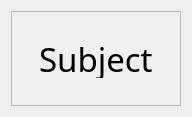
                <widget class="QWidget" name="scrollAreaWidgetContents_8">
                 <property name="geometry">
                  <rect>
                   <x>0</x>
                   <y>0</y>
                   <width>150</width>
                   <height>113</height>
                  </rect>
                 </property>
                 <layout class="QVBoxLayout" name="verticalLayout_31">
                  <item>
                   <widget class="QFrame" name="Box_5">
                    <property name="sizePolicy">
                     <sizepolicy hsizetype="Preferred" vsizetype="Preferred">
                      <horstretch>0</horstretch>
                      <verstretch>0</verstretch>
                     </sizepolicy>
                    </property>
                    <property name="frameShape">
                     <enum>QFrame::StyledPanel</enum>
                    </property>
                    <property name="frameShadow">
                     <enum>QFrame::Raised</enum>
                    </property>
                    <layout class="QVBoxLayout" name="verticalLayout_29">
                     <item alignment="Qt::AlignTop">
                      <widget class="QWidget" name="sub_list_2" native="true">
                       <property name="maximumSize">
                        <size>
                         <width>16777215</width>
                         <height>75</height>
                        </size>
                       </property>
                       <layout class="QVBoxLayout" name="verticalLayout_30">
                        <item>
                         <widget class="QWidget" name="Sub1_5" native="true">
                          <property name="sizePolicy">
                           <sizepolicy hsizetype="Preferred" vsizetype="Preferred">
                            <horstretch>0</horstretch>
                            <verstretch>0</verstretch>
                           </sizepolicy>
                          </property>
                          <property name="minimumSize">
                           <size>
                            <width>0</width>
                            <height>0</height>
                           </size>
                          </property>
                          <property name="maximumSize">
                           <size>
                            <width>16777215</width>
                            <height>85</height>
                           </size>
                          </property>
                          <property name="styleSheet">
                           <string notr="true"/>
                          </property>
                          <layout class="QHBoxLayout" name="horizontalLayout_27">
                           <item>
                            <widget class="QLabel" name="subject_2">
                             <property name="font">
                              <font>
                               <family>Agency FB</family>
                               <pointsize>25</pointsize>
                              </font>
                             </property>
                             <property name="text">
                              <string>Subject</string>
                             </property>
                            </widget>
                           </item>
                          </layout>
                         </widget>
                        </item>
                       </layout>
                      </widget>
                     </item>
                    </layout>
                   </widget>
                  </item>
                 </layout>
                </widget>
